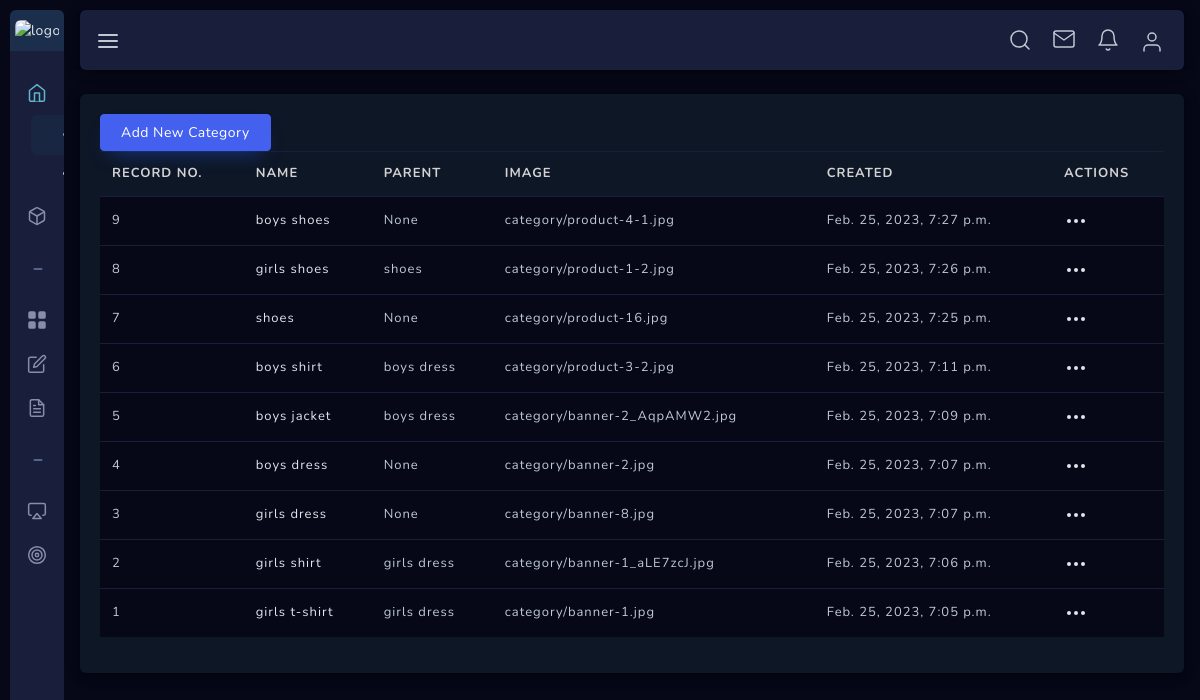
/dashboard/categories/, run on the app's committed database.
### store/models.py (models this page shows)
class Category(models.Model):
    name = models.CharField(max_length=50, blank=False, null=False)
    image = models.ImageField(upload_to='category', default='demo/demo.jpg', blank=True, null=True)
    parent = models.ForeignKey('self', related_name='children', on_delete=models.CASCADE, blank=True, null=True)
    created = models.DateTimeField(auto_now_add=True)
    def __str__(self):
        return self.name
    class Meta:
        ordering = ['-created', ]
        verbose_name_plural = 'Categories'

### dashboard/views.py (the view)
# urls.py: path('categories/', views.CategoryListView.as_view(), name='category'),
class CategoryListView(ListView):
    model = Category
    template_name = 'dashboard/category_list.html'
    context_object_name = 'categories'

### notification/templatetags/notification.py (called while the page is built)
@register.filter
def notifications(user):
    if user.is_authenticated:
        user_obj = UserObj.objects.get(user=user)
        notification = Notification.objects.filter(userobj=user_obj, is_read=False).order_by('-id')
        if notification.exists():
            return notification
        else:
            return None
    else:
        return None

### templates/dashboard/category_list.html (shortened to what this page needs)
{% extends 'dashboard/base.html' %}
{% block body %}
    <div class="main-container sidebar-closed sbar-open" id="container">
        {% include 'dashboard/sidebar.html' %}
        <div id="content" class="main-content">
            <div class="layout-px-spacing">
                <div class="row" id="cancel-row">
                    <div class="col-xl-12 col-lg-12 col-sm-12 layout-top-spacing layout-spacing">
                        <div class="widget-content widget-content-area br-6">
                            <a class="btn btn-primary" href={% url 'dashboard:add_new_category' %}>Add New Category</a>
                            <table id="invoice-list" class="table table-hover" style="width:100%">
                                <thead>
                                    <tr>
                                        <th class="checkbox-column"> Record no. </th>
                                        <th>Name</th>
                                        <th>Parent</th>
                                        <th>Image</th>
                                        <th>Created</th>
                                        <th>Actions</th>
                                    </tr>
                                </thead>
                                <tbody>
                                {% for category in categories %}
                                    <tr>
                                        <td class="checkbox-column"> {{category.id}} </td>
                                        <td>
                                            <div class="d-flex">
                                                <p class="align-self-center mb-0 user-name"> {{category.name}} </p>
                                            </div>
                                        </td>
                                        <td><span class="inv-email"> {{category.parent}}</span></td>
                                        <td><span class="inv-date"> {{category.image}} </span></td>
                                        <td><span class="inv-amount">{{category.created}}</span></td>
                                        <td>
                                            <div class="dropdown">
                                                <a class="dropdown-toggle" href="#" role="button" id="dropdownMenuLink2" data-toggle="dropdown" aria-haspopup="true" aria-expanded="true">
                                                </a>
                                            </div>
                                        </td>
                                    </tr>
                                {% endfor %}
                                </tbody>
                            </table>
                        </div>
                    </div>
                </div>
            </div>
        </div>
    </div>
{% endblock body %}

### static_root/user_profile/assets/css/dashboard/dash_1.css (style rules this page uses)
.layout-spacing { padding-bottom: 25px; }

### static_root/user_profile/assets/css/users/user-profile.css (style rules this page uses)
.widget-content-area { -webkit-box-shadow: 0 6px 10px 0 rgba(0, 0, 0, 0.14), 0 1px 18px 0 rgba(0, 0, 0, 0.12), 0 3px 5px -1px rgba(0, 0, 0, 0.2); -moz-box-shadow: 0 6px 10px 0 rgba(0, 0, 0, 0.14), 0 1px 18px 0 rgba(0, 0, 0, 0.12), 0 3px 5px -1px rgba(0, 0, 0, 0.2); box-shadow: 0 6px 10px 0 rgba(0, 0, 0, 0.14), 0 1px 18px 0 rgba(0, 0, 0, 0.12), 0 3px 5px -1px rgba(0, 0, 0, 0.2); }
.layout-spacing { padding-bottom: 25px; }

### static_root/user_profile/assets/css/users/account-setting.css (style rules this page uses)
.layout-spacing { padding-bottom: 25px; }

### static_root/user_profile/assets/css/main.css (style rules this page uses)
html { min-height: 100%; }
body { color: #888ea8; height: 100%; font-size: 0.875rem; background: #f1f2f3; overflow-x: hidden; overflow-y: auto; letter-spacing: 0.0312rem; font-family: 'Nunito', sans-serif; }
p { margin-top: 0; margin-bottom: 0.625rem; color: #515365; }
a { color: #e0e6ed; outline: none; }
.dropdown-toggle:after, .dropup .dropdown-toggle::after, .dropright .dropdown-toggle::after, .dropleft .dropdown-toggle::before { display: none; }
.btn { padding: 0.4375rem 1.25rem; text-shadow: none; font-size: 14px; color: #3b3f5c; font-weight: normal; white-space: normal; word-wrap: break-word; transition: .2s ease-out; touch-action: manipulation; cursor: pointer; background-color: #f1f2f3; box-shadow: 0px 5px 20px 0 rgba(0, 0, 0, 0.1); will-change: opacity, transform; transition: all 0.3s ease-out; -webkit-transition: all 0.3s ease-out; }
.btn-primary { color: #fff !important; background-color: #4361ee !important; border-color: #4361ee; box-shadow: 0 10px 20px -10px rgba(27, 85, 226, 0.59); }
.table > tbody > tr > td { vertical-align: middle; color: #515365; font-size: 13px; letter-spacing: 1px; }
.table > thead > tr > th { color: #4361ee; font-weight: 700; font-size: 13px; letter-spacing: 1px; text-transform: uppercase; }
.table thead th { vertical-align: bottom; border-bottom: none; }
.table { background-color: #0e1726; }
.table > thead > tr > th { color: #d3d3d3; }
.table > tbody > tr > td { color: #bfc9d4; }
.table.table-hover tbody tr { background-color: #060818; }
.table td, .table th, .table thead th { border-color: #191e3a !important; }
.br-6 { border-radius: 6px !important; }

### static_root/user_profile/assets/css/structure.css (style rules this page uses)
html { min-height: 100%; }
body { color: #888ea8; height: 100%; font-size: 0.875rem; background: #060818; overflow-x: hidden; overflow-y: auto; letter-spacing: 0.0312rem; font-family: 'Nunito', sans-serif; }
p { margin-top: 0; margin-bottom: 0.625rem; color: #e0e6ed; }
.main-container { min-height: 100vh; display: -webkit-box; display: -ms-flexbox; display: flex; -webkit-box-orient: horizontal; -webkit-box-direction: normal; -ms-flex-direction: row; flex-direction: row; -ms-flex-wrap: wrap; flex-wrap: wrap; -webkit-box-pack: start; -ms-flex-pack: start; justify-content: flex-start; padding: 10px 0 0 10px; }
#content { width: 50%; flex-grow: 8; margin-top: 59px; margin-bottom: 0; margin-left: 255px; }
.layout-top-spacing { margin-top: 25px; }
.layout-spacing { padding-bottom: 40px; }
.layout-px-spacing { padding: 0 16px !important; }
.widget-content-area { padding: 20px; position: relative; background-color: #0e1726; border-bottom-left-radius: 6px; border-bottom-right-radius: 6px; }
.sidebar-closed > #content { margin-left: 54px; }

### data on the page
Category: id "9", name "boys shoes", parent "None", image "category/product-4-1.jpg", created "Feb. 25, 2023, 7:27 p.m."
Category: id "8", name "girls shoes", parent "shoes", image "category/product-1-2.jpg", created "Feb. 25, 2023, 7:26 p.m."
Category: id "7", name "shoes", parent "None", image "category/product-16.jpg", created "Feb. 25, 2023, 7:25 p.m."
Category: id "6", name "boys shirt", parent "boys dress", image "category/product-3-2.jpg", created "Feb. 25, 2023, 7:11 p.m."
Category: id "5", name "boys jacket", parent "boys dress", image "category/banner-2_AqpAMW2.jpg", created "Feb. 25, 2023, 7:09 p.m."
Category: id "4", name "boys dress", parent "None", image "category/banner-2.jpg", created "Feb. 25, 2023, 7:07 p.m."
Category: id "3", name "girls dress", parent "None", image "category/banner-8.jpg", created "Feb. 25, 2023, 7:07 p.m."
Category: id "2", name "girls shirt", parent "girls dress", image "category/banner-1_aLE7zcJ.jpg", created "Feb. 25, 2023, 7:06 p.m."
Category: id "1", name "girls t-shirt", parent "girls dress", image "category/banner-1.jpg", created "Feb. 25, 2023, 7:05 p.m."
